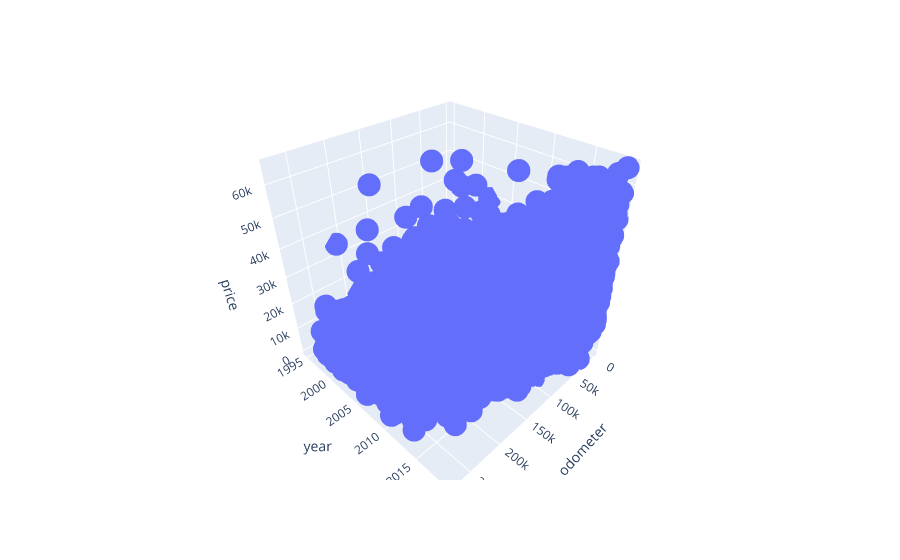

Notebook cell for this chart:
### Markdown cell above
**Plot Training Data**

### Code cell
#Plot Training Data
px.scatter_3d(train_preds_plot, x = "odometer", y = "year", z = "price")

### Figure 1 — Plotly figure (JSON) as saved in the notebook; plotly's stock layout.template omitted (floating-point values rounded to 4 significant figures; data arrays with more than 128 entries replaced by an {"elided": "..."} marker saying what was removed)
{"data": [{"hovertemplate": "odometer=%{x}<br>year=%{y}<br>price=%{z}<extra></extra>", "legendgroup": "", "marker": {"color": "#636efa", "symbol": "circle"}, "mode": "markers", "name": "", "scene": "scene", "showlegend": false, "type": "scatter3d", "x": {"elided": "22518 int values"}, "y": {"elided": "22518 int values"}, "z": {"elided": "22518 int values"}}], "layout": {"legend": {"tracegroupgap": 0}, "margin": {"t": 60}, "scene": {"domain": {"x": [0, 1], "y": [0, 1]}, "xaxis": {"title": {"text": "odometer"}}, "yaxis": {"title": {"text": "year"}}, "zaxis": {"title": {"text": "price"}}}}}
